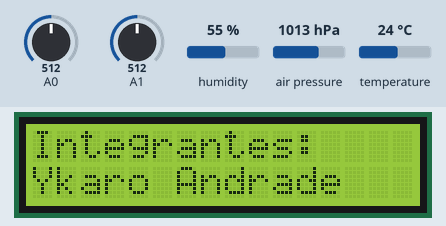
Recording of a sketch running on a simulated Arduino Uno, built with avr-gcc and run on an emulated ATmega328P. On the bench: 16×2 character LCD. Inputs (shaded band) come from the test bench; at power-on: air pressure 1013 hPa, A0 = 512, A1 = 512, humidity 55 %, temperature 24 °C.

Above: at 3.2 s.
At 15.2 s:
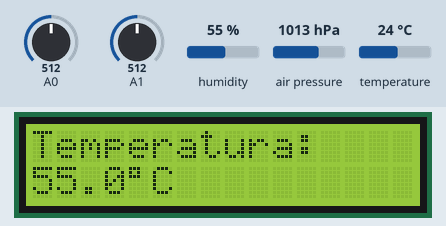
15.3 s: air pressure set to 952 hPa
At 15.3 s:
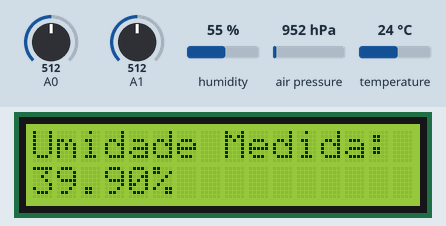
At 18.6 s:
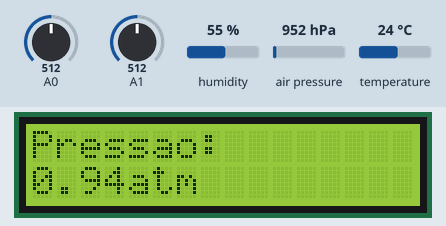
Timing chart, 0 to 20.1 s (numbered marks = the images above; inputs shaded):
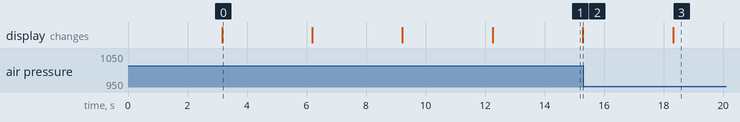

The sketch:

Esta__o_Metere_logica.ino
```cpp
//Incluindo bibliotecas
#include <LiquidCrystal_I2C.h>
#include <Adafruit_Sensor.h>
#include <DHT.h>
#include <Adafruit_BMP280.h>
#include <stdio.h>

//Definindo constantes do código
LiquidCrystal_I2C lcd(0x27, 16, 2);
Adafruit_BMP280 bmp;
const int DHT_PIN=2;
DHT dht(DHT_PIN,DHT22);

float umid,temp;

//Gera o símbolo de Celsius
const byte Celsius_symbol = 1;
const byte Celsius_bitmap[8] = {
    B11100,
    B10100,
    B11100,
    B00000,
    B00000,
    B00000,
    B00000,
};

const byte pacman_symbol=0;
const byte pacman_bitmap[8] = {
  B00000,
  B00000,
  B01110,
  B11011,
  B11100,
  B01110,
  B00000,
  B00000
};

void setup() {
    analogReference(INTERNAL);
    int leitura_adc = analogRead(A0);
    lcd.init();
    dht.begin();
    lcd.createChar(Celsius_symbol, Celsius_bitmap);
    lcd.createChar(pacman_symbol, pacman_bitmap);
    if(!bmp.begin(0x76)){
    //IMPRIME O TEXTO NO MONITOR SERIAL
    lcd.print("Sensor BMP280 não foi identificado! Verifique as conexões.");
    // Trava o arduino em um loop while que nunca termina... while(true)
    while(1==1) {};

}
}
void loop() {
  //Medindo temperatura com o LM35
  int leitura_adc = analogRead(A0);
  // Converte o valor lido para um valor em volts
  // 1.1 ou 1.1f para forçar numero real
  float voltagem = leitura_adc * (1.1f/1023);
  // Calcula a temperatura
  // LM35: 10mV => 1 grau C
  float temperatura = voltagem * 100.0;
  //Utilizando a inversa da calibração
  float temperatura_real= temperatura*1.03039 -1.00517;

  //Identifica umidade
  umid = dht.readHumidity();
  umid = umid*1.22867487 -27.67607;

  //Identifica pressão e altitude


  //Identifica a luminosidade
  int bin;
  float tensao, res, lum;
  bin = analogRead(A1);
  tensao = bin*1.1/1023.0;
  res = 330*(5.0/tensao+1);
  lum = pow(10, 5-log10(res));

  //Lendo dados no LCD
  lcd.setBacklight(1);
  lcd.setCursor(0, 0);
  lcd.print("    INSPER ");
  lcd.setCursor(11, 0);
  lcd.write(pacman_symbol);
  lcd.setCursor(0,1);
  lcd.print("  INSTRUMED             ");
  delay(3000);
  lcd.setCursor(0,0);
  lcd.print("Integrantes:         ");
  lcd.setCursor(0, 1);
  lcd.print("Ykaro Andrade        ");
  delay(3000);
  lcd.setCursor(0, 1);
  lcd.print("Matheus Oliveira           !");
  delay(3000);
  lcd.setCursor(0, 1);
  lcd.print("Adney Costa                  ");
  lcd.setCursor(0,1);
  delay(3000);

  //Lendo Temperatura
  lcd.setBacklight(1);
  lcd.setCursor(0,0);
  lcd.print("Temperatura:           ");
  lcd.setCursor(0,1);
  lcd.print(temperatura);
  lcd.setCursor(4, 1);
  lcd.write(Celsius_symbol);
  lcd.setCursor(5,1);
  lcd.print("C          ");
  delay(3000);

  //Lendo Umidade
  lcd.setBacklight(1);
  lcd.setCursor(0,0);
  lcd.print("Umidade Medida:           ");
  lcd.setCursor(0,1);
  lcd.print(umid);
  lcd.print("%");
  delay(3000);

  //Lendo Pressão
  lcd.setBacklight(1);
  lcd.setCursor(0,0);
  lcd.print(F("Pressao:         "));
  lcd.setCursor(0,1);
  lcd.print(bmp.readPressure()*9.869*0.000001);
  lcd.print("atm            ");
  delay(3000);

  //Lendo Altitude
  lcd.setBacklight(1);
  lcd.setCursor(0,0);
  lcd.print(F("Altitude:       "));
  lcd.setCursor(0,1);
  lcd.print(bmp.readAltitude(1020.6));
  lcd.print("metros                 ");
  delay(3000);

  //Lendo a luminosidade
  lcd.setBacklight(1);
  lcd.setCursor(0,0);
  lcd.print("Luminosidade:       ");
  lcd.setCursor(0,1);
  lcd.print(lum);
  lcd.print("lux                 ");
  delay(3000);

}
```

Measured:
- what the display in image 0 shows lasts 3.0 s, from 3.2 s to 6.2 s
